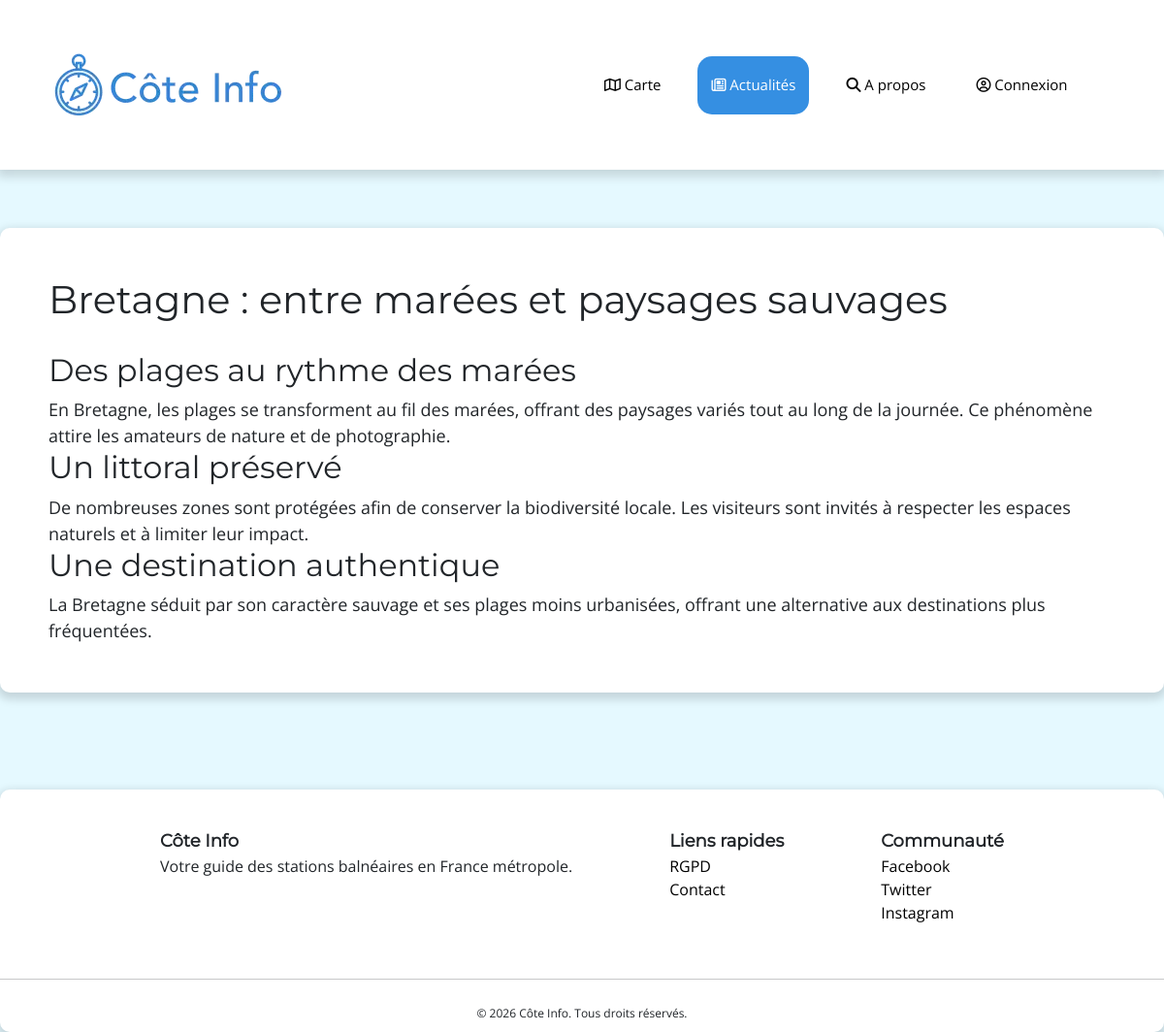
/?action=news&id=12, run on the app's committed database.
### tables this page shows
CREATE TABLE `news` (
  `id_news` int(11) NOT NULL,
  `title` varchar(255) NOT NULL,
  `content` text NOT NULL,
  `date_` date NOT NULL DEFAULT current_timestamp(),
  `id_user` int(11) NOT NULL,
  `id_thumbnail` int(11) NOT NULL
);

### app/Controller/News.php (called while the page is built, shortened)
<?php
class News
{
    public function __construct()
    {
        $view = ROOT . "/app/View/news_view.php";
        if (isset($_GET['id'])) {
            $id = $_GET['id'];
            $newsModel = new NewsModel;
            $this->currentArticle = $newsModel->getById($id) ?? [];
            if (!empty($this->currentArticle)) {
                $view = ROOT . "/app/View/news-article_view.php";
            }
        }
        require $view;
    }
}

### index.php (called while the page is built, shortened)
<?php
new Route;

### app/Model/Database.php (called while the page is built, shortened)
<?php
class Database
{
    private static $instance = null;
    private $connexion;
    private function __construct()
    {
        try {
            $this->connexion = new PDO("mysql:host=" . $_ENV['DB_HOST'] . ";dbname=" . $_ENV['DB_NAME'] . "; charset=utf8mb4", $_ENV['DB_LOGIN'], $_ENV['DB_PASSWORD']);
            $this->connexion->setAttribute(PDO::ATTR_ERRMODE, PDO::ERRMODE_EXCEPTION);
        } catch (PDOException $e) {
            error_log("Connexion DB échouée : " . $e->getMessage());
            throw $e;
        }
    }
    public static function getInstance()
    {
        if (self::$instance === null) {
            self::$instance = new Database();
        }
        return self::$instance;
    }
    public function getConnection()
    {
        return $this->connexion;
    }
}

### app/Model/NewsModel.php (called while the page is built, shortened)
<?php
class NewsModel extends Model
{
    public function __construct()
    {
        $this->tableName = "news";
        $this->idName = 'id_news';
    }
}

### app/Model/Model.php (called while the page is built, shortened)
<?php
abstract class Model
{
    protected string $tableName;
    protected string $idName;
    protected PDO $dbConnector;
    protected function __construct()
    {
        $this->dbConnector = Database::getInstance()->getConnection();
    }
    protected function dbRequest(string $sql, array $params = [], bool $r = false)
    {
        try {
            $stmt = $this->dbConnector->prepare($sql);
            $stmt->execute($params);
            if ($r === false) {
                $result = $stmt->fetch(PDO::FETCH_ASSOC);
                return empty($result) ? null : $result;
            } else {
                return $this->dbConnector->lastInsertId();
            }
        } catch (PDOException $e) {
            error_log("SQL: " . $sql);
            error_log("Params: " . json_encode($params));
            error_log($e->getMessage());
            throw $e;
        }
    }
    public function getById(int $id)
    {
        try {
            return $this->dbRequest(
                "SELECT * FROM `" . $this->tableName . "` WHERE `$this->idName` = ?",
                [$id]
            );
        } catch (PDOException $e) {
            error_log($e->getMessage());
            echo "<p>Une erreur est survenue. Veuillez réessayer plus tard.</p>";
            return [];
        }
    }
}

### app/View/news-article_view.php (the view, shortened to what this page needs)
<?php require ROOT . '/app/View/header_view.php'; ?>
<main class="content">
    <div class="flex justify-center">
        <article class="article_news padding-50 box">
            <h1><?= $this->currentArticle['title'] ?></h1>
            <?= $this->currentArticle['content'] ?>
        </article>
    </div>
</main>
<?php require ROOT . '/app/View/footer_view.php'; ?>

### public/styles/style.css (style rules this page uses)
* { margin: 0; padding: 0; }
html, body { height: 100%; margin: 0; }
body { background-color: #e5f9ff; font-family: "Open Sans", sans-serif; font-size: 12px; display: flex; flex-direction: column; }
main { flex: 1; z-index: 1; }
.content { width: 100%; max-width: 1200px; margin: 0 auto; }
h1 { margin-bottom: 30px; }
h1, h2, h3 { font-family: "Montserrat", serif; }
p { margin: 0; }
.box { background-color: white; box-shadow: 0px 4px 10px 3px rgba(0, 0, 0, 0.1450980392); border-radius: 10px; }
.flex { display: flex; }
.flex.justify-center { justify-content: center; }
.padding-50 { padding: 50px; }
.article_news { position: relative; }
@media (min-width: 650px) { body { font-size: 14px; } }
@media (min-width: 1000px) { body { font-size: 18px; } }

### data on the page
news: title "Bretagne : entre marées et paysages sauvages", content "Des plages au rythme des marées En Bretagne, les plages se transforment au fil des marées, offrant des paysages variés tout au long de la journée. Ce phénomène attire les amateurs de nature et de photographie. Un littoral préservé De nombreuses zones sont protégées afin de conserver la biodiversité locale. Les visiteurs sont invités à respecter les espaces naturels et à limiter leur impact. Une destination authentique La Bretagne séduit par son caractère sauvage et ses plages moins urbanisées, offrant une alternative aux destinations plus fréquentées."
